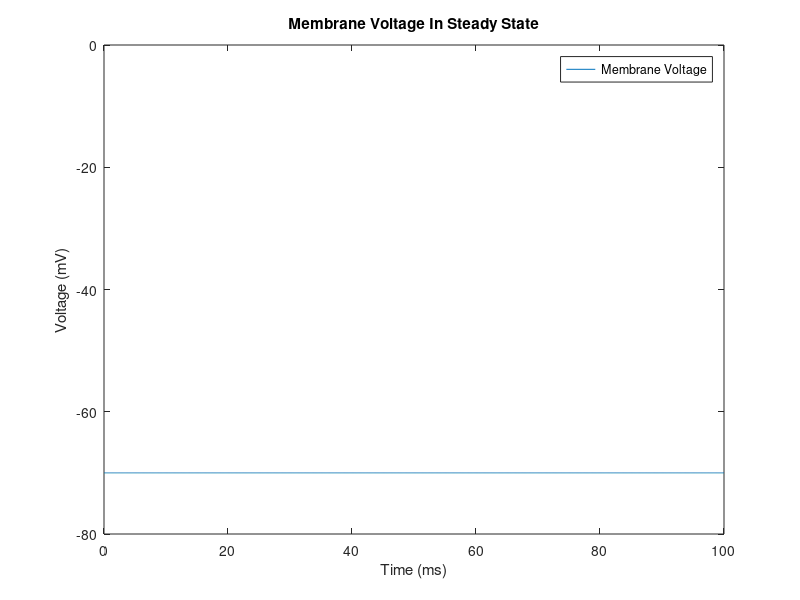
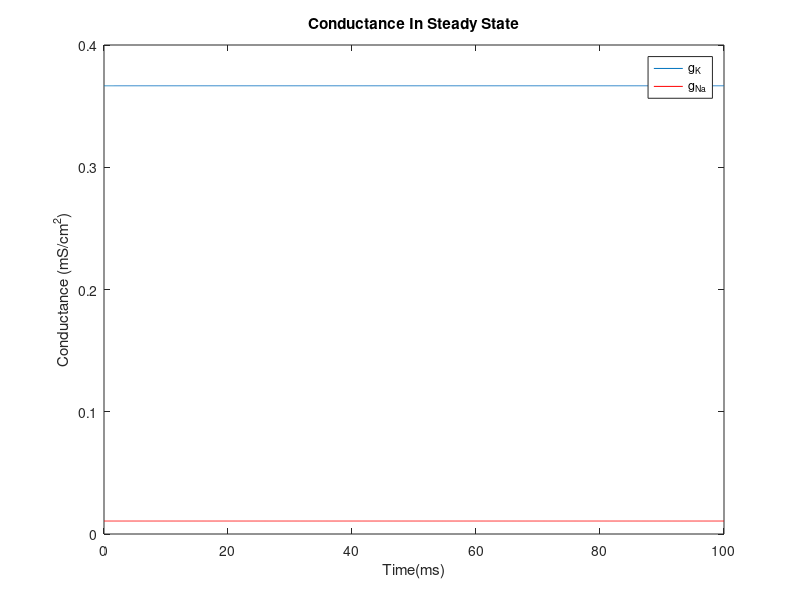

The MATLAB script that drew these images, in order:
clear
clc
%setting constants
g_K= 36; %combined potassium conductance for all K+ Channels (mSeimens/cm^2)
g_Na = 120; %combined sodium conductance for all Na+ channels (mSeimens/cm^2)
g_L = 0.3; %leakage conductance (mSeimens/cm^2)
E_K = -12; %potasium potential (mV)
E_Na = 115;%sodium potential (mV)
E_L = 10.6; %leakage potential (mV)
Vrest = -70; %Resting membrane potential
Cm = 1.0; %membrane capacitance (microfarad/cm^2)
%V(1)=-70; %membrane potential to be at rest to begin with
V=0; %initializing voltage as 0 for itteration below (the 'for loop')

%setting the step size for the itteration
step = 0.01; %step size set to be 0.1ms

%creating an array for all time values (t) that will be stepped through in
%the test
t = 0:step:100;

%sets no injected current such that the cell is in steady state
I(1:numel(t))=[0];


%Gating variable equations
%where tha a(alpha) represents the probablilitya channel is open and
%b(beta) representing the probability a channel is closed
a_n= 0.01 * ((10-V)/(exp((10-V)/10)-1));
b_n = .125*exp(-V/80);


a_m = .1*((25-V)/(exp((25-V)/10)-1));
b_m = 4*exp(-V/18);


a_h = 0.07*exp(-V/20);
b_h = 1/(exp((30-V)/10)+1);

%initializing values
m(1)= a_m/(a_m + b_m);
n(1)= a_n/(a_n + b_n);
h(1)= a_h/(a_h + b_h);

for i = 1:numel(t)-1
    %alpha and beta values are evaluated at each indivicual time point
    %(i) such and these valuse are used to calculate currents and voltages
    %connected to the voltage gated channels
    a_n(i)= 0.01 * ((10-V(i))/(exp((10-V(i))/10)-1));
    b_n(i) = .125*exp(-V(i)/80);
    a_m(i)= .1*((25-V(i))/(exp((25-V(i))/10)-1));
    b_m(i) = 4*exp(-V(i)/18);
    a_h(i) = 0.07*exp(-V(i)/20);
    b_h(i) = 1/(exp((30-V(i))/10)+1);
    
    %current calculations using the 'm' 'n' and 'h' that tell the
    %probablility a certain channel will be open.  These values were
    %discovered by H&H using curve fitting
    I_Na = (m(i)^3) * g_Na * h(i) * (V(i)-E_Na);
    I_K = (n(i)^4) * g_K * (V(i) - E_K);
    I_L = g_L * (V(i)-E_L);
    %In this case there will be no injected Current (I) therefore there
    %will be no contribution by I(i).  Esentially simplifying the equation
    %to I_ion = I_K - I_Na - I_L;  
    
    %further simplification may be done in this case since you know the
    %cell is in euqilibrium (steady state) the equation may be reduced to the following:      
    %0 = I_K - I_Na - I_L
    
    %the equation is left in its entirety for simplicity of testing other
    %injected current scenarios
    I_ion = I(i) - I_K - I_Na - I_L;
    
    %Euler method for first order differential equations
    % euler method: y(n+1) = y(n)n+h*f(t,y(n))

    V(i+1) = V(i) + step*I_ion/Cm;
    n(i+1) = n(i) + step*(a_n(i) * (1-n(i)) - b_n(i)*n(i));
    m(i+1) = m(i) + step*(a_m(i) * (1-m(i)) - b_m(i)*m(i));
    h(i+1) = h(i) + step*(a_h(i) * (1-h(i)) - b_h(i)*h(i));
    
end
%setting setting initial voltage to be Vrest which is -70mV
V = V-70;

%Voltage plot
plot(t,V)
hold on
legend ({'Membrane Voltage'})
xlabel('Time (ms)')
ylabel('Voltage (mV)')
%axis([0 100 -80 0]) 
title('Membrane Voltage In Steady State')
axis([0 100 -80 0])


%conductance plotting

figure
%plotting the K+ conductance over time
p1 = plot (t,g_K*(n.^4))
hold on
%plotting the Na+ conductance over time
p2 = plot (t, g_Na*(m.^3).*h, 'r')
legend ([p1, p2], 'g_K','g_N_a')
ylabel('Conductance (mS/cm^2)')
xlabel('Time(ms)')
title('Conductance In Steady State')
